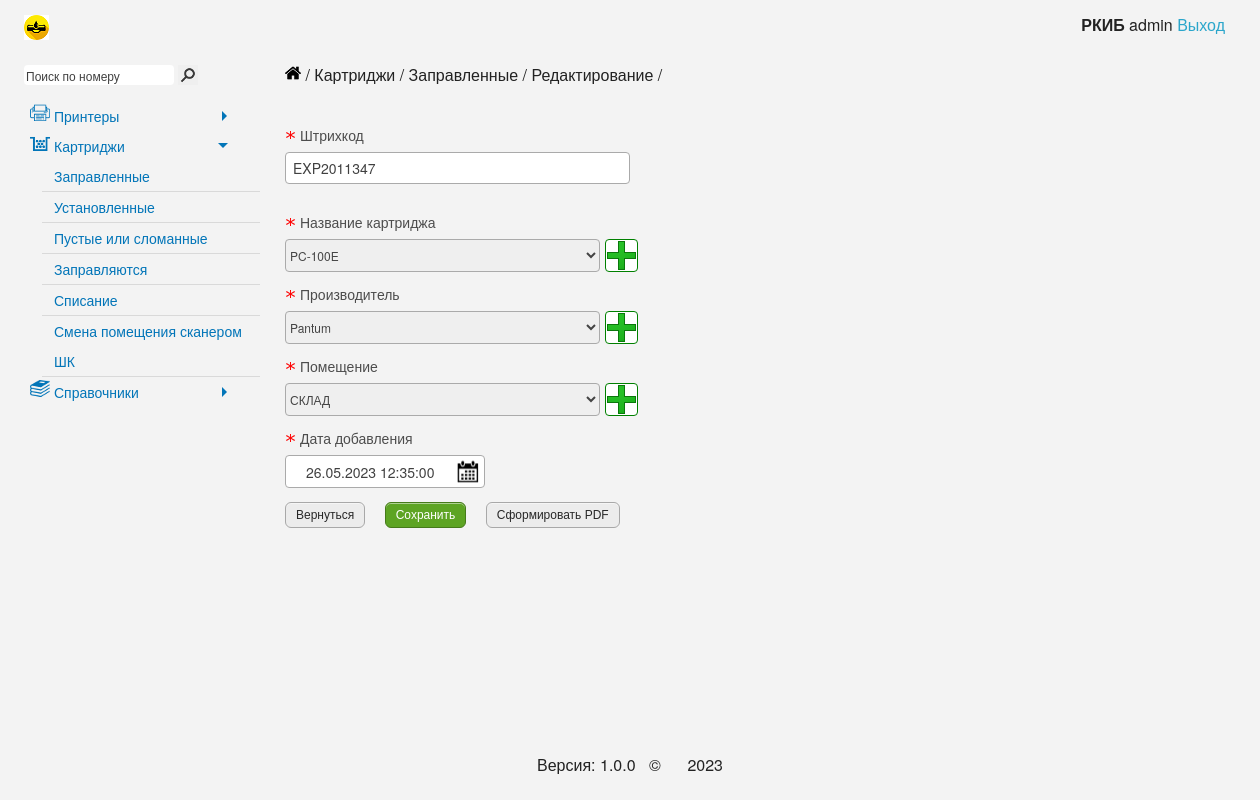
Screenshot of /31/update with the database file from the repository.
### cartridge/models.py (models this page shows, shortened)
class Cartridges(models.Model):  # Картриджи
    barcode = models.CharField('Штрихкод', unique=True, db_index=True, max_length=50)
    cartName = models.ForeignKey('NameСartridge', default=None, on_delete=models.PROTECT)
    placeName = models.ForeignKey('Placements', on_delete=models.PROTECT)
    manufacturerName = models.ForeignKey('Manufacturer', default=None, on_delete=models.PROTECT)
    date = models.DateTimeField("Дата изменения", default=datetime.datetime.now().strftime("%d.%m.%Y %H:%M"))
    col = models.IntegerField('Перезаправки', db_index=True, blank=True, null=True)
    history = HistoricalRecords()
    class Meta:
        verbose_name = 'Картридж'
        verbose_name_plural = 'Картриджи'

### cartridge/views.py (the view)
# urls.py: path('<int:pk>/update', EditUpdateView.as_view(), name='edit_update_view'),
class EditUpdateView(UpdateView):
    model = Cartridges
    form_class = CartridgesForm
    template_name = 'cartridge/edit_cartridge_info.html'
    success_url = reverse_lazy('stock')

### cartridge/models.py (called while the page is built)
    def __str__(self):
        return str(self.manufacturer)

    def __str__(self):
        return str(self.name)

    def __str__(self):
        return str(self.name)

### cartridge/templates/cartridge/edit_cartridge_info.html (shortened to what this page needs)
{% extends 'cartridge/base.html' %}
{% block submenu %}Картриджи / Заправленные / Редактирование{% endblock %}
{% block content %}
    <div ng-controller="MainCtrl" class="ng-scope">
        <div class="row">
            <div class="large-5 columns">
                <form action="" method="post" class="ng-dirty ng-valid-parse ng-valid ng-valid-required">
                    <div class="marginTop">
                        <label class="required">Штрихкод</label>
                        {{ form.barcode }}
                        <div class="marginTop">&nbsp;</div>
                    </div>
                    <div class="row">
                        <div class="large-12 columns">
                            <label class="required" for="id_cartName">Название картриджа</label>
                            <div class="input_row">
                                {{ form.cartName }}
                                <a class="dj_button" href="{% url 'add_name' %}" title="Добавить название картриджа"></a>
                            </div>
                        </div>
                    </div>
                    <div class="row">
                        <div class="large-12 columns">
                            <label class="required">Производитель</label>
                            <div class="input_row">
                                {{ form.manufacturerName }}
                                <a class="dj_button" href="{% url 'add_manufacture' %}" title="Добавить нового производителя"></a>
                            </div>
                        </div>
                    </div>
                    <div class="row">
                        <div class="large-12 columns">
                            <label class="required">Помещение</label>
                            <div class="input_row">
                                {{ form.placeName }}
                                <a class="dj_button" href="{% url 'tree_list' %}" title="Добавить название помещения"></a>
                            </div>
                        </div>
                    </div>
                    <div class="row">
                        <div class="marginTop wrapper-manual-datetime" style="display: block;">
                            <div class="large-6 columns">
                                <label for="id_date" class="required">Дата добавления</label>
                                <div class="calendar">
                                    {{ form.date }}
                                </div>
                            </div>
                        </div>
                    </div>
                    <div class="marginTop">
                        <a href="{% url 'stock' %}" class="button">Вернуться</a>
                        <button class="button success" type="submit">Сохранить</button>
                        <a href="#" data="full" class="generate_pdf button">Сформировать PDF</a>
                    </div>
                </form>
            </div>
        </div>
    </div>
{% endblock %}

### cartridge/templates/cartridge/static/css/style.css (style rules this page uses)
html, body { height: 100%; }
body { background: #f3f3f3; }
form label { margin-bottom: 10px; }
a, a:hover, a:focus { outline: none; }
div.wrapper form label, div.wrapper form input { display: inline-block; }
form input[type="text"], form input[type="password"] { margin: 0; }
.marginTop, form input[type="submit"].marginTop { margin-top: 15px; }
input[type='email'], input[type='number'], input[type='text'] { margin: 0; }
body input[type="text"], body input[type="password"], body input[type="date"], body input[type="datetime"], body input[type="datetime-local"], body input[type="month"], body input[type="week"], body input[type="email"], body input[type="number"], body input[type="search"], body input[type="tel"], body input[type="time"], body input[type="url"], body textarea { border-radius: 4px; border: 1px solid #aaa; box-shadow: none; -webkit-box-shadow: none; }
div.wrapper label.required, label.required { text-align: left; background: url('../img/aster.png') left center no-repeat; display: block; }
.input_row input[type="text"], .input_row select { width: 220px; height: 33px; display: inline-block; vertical-align: top; }
.input_row a, .input_big_row a { display: inline-block; }
.input_row select, .input_big_row select { margin-right: 0; }
label { padding-left: 15px; }
div.input_row select { width: 180px; display: inline-block; margin: 0; }
form select { height: 33px; }
.dj_button { display: inline-block; width: 33px; height: 33px; background: url('../img/add_button.png') no-repeat center center; border: 1px solid green; border-radius: 4px; float: right; }
a.button, input[type="submit"].button, button.button, label.button, label.button:focus, a.button:focus, input[type="submit"].button:focus, button.button:focus { outline: 0; padding: 0 10px; color: #282828; -webkit-border-radius: 6px; -moz-border-radius: 6px; border-radius: 6px; background-color: #ececec; border: 1px solid #a8a8a8; cursor: pointer; font-weight: normal; text-decoration: none; text-align: center; height: 26px; line-height: 25px; display: inline-block; vertical-align: middle; margin: 0 15px 0 0; font-family: arial, sans-serif; font-size: 12px; }
div.calendar { display: inline-block; height: 32px; width: 200px; }
div.calendar input { background: white url(../img/calendar.png) no-repeat right; padding-left: 20px; }
.wrapper-manual-datetime { display: none; }
.content .row { max-width: 100%; }
.select-selection--single { height: 32px; line-height: 32px; font-size: 12px; border: 1px solid #aaa; border-radius: 4px; color: #444; }
input[type="file"], input[type="checkbox"], input[type="radio"], select { margin: 0; }

### cartridge/templates/cartridge/static/css/pm_widget.css (style rules this page uses)
form { -webkit-touch-callout: none; -webkit-user-select: none; -khtml-user-select: none; -moz-user-select: none; -ms-user-select: none; user-select: none; }
form label { display: block; }

### rows the page displays
Cartridges: barcode "EXP2011347", cartName "PC-100E", manufacturerName "Pantum", placeName "СКЛАД", date "26.05.2023 12:35:00"
